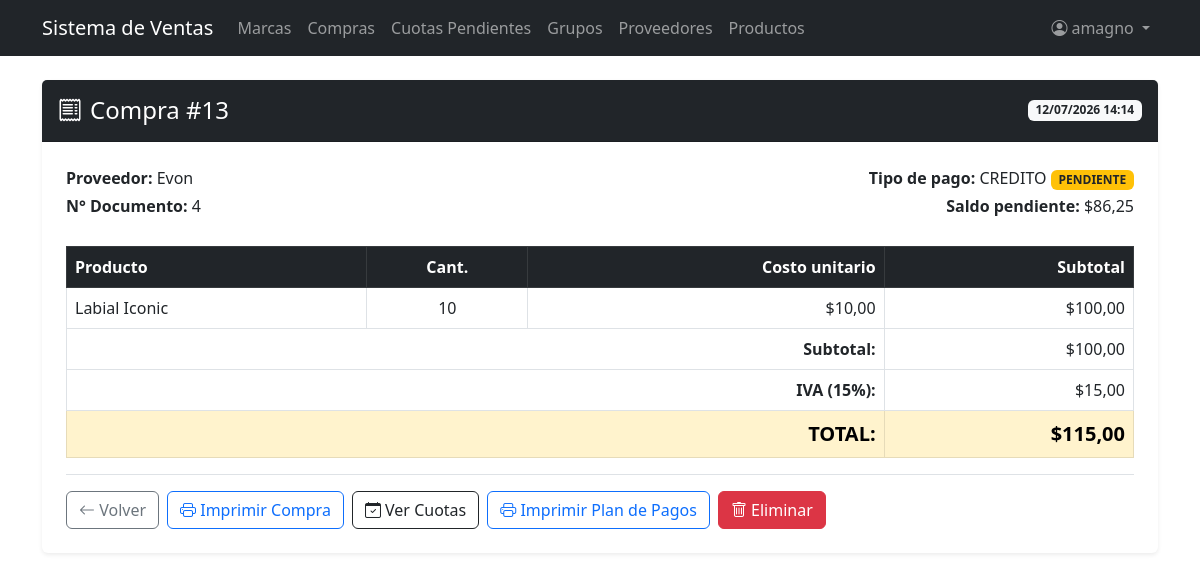
The app's page /purchases/13/ (signed in) with its own data.
### purchasing/models.py (models this page shows, shortened)
class Purchase(models.Model):
    supplier = models.ForeignKey(
        Supplier, on_delete=models.PROTECT, related_name='purchases',
        verbose_name='Proveedor'
    )
    document_number = models.CharField(
        max_length=20, verbose_name='Supplier Invoice No.'
    )
    purchase_date = models.DateTimeField(auto_now_add=True)
    subtotal = models.DecimalField(max_digits=12, decimal_places=2, default=0)
    tax = models.DecimalField(max_digits=12, decimal_places=2, default=0, verbose_name='Impuesto')
    total = models.DecimalField(max_digits=12, decimal_places=2, default=0)
    is_active = models.BooleanField(default=True)
    tipo_pago = models.CharField(
        max_length=10,
        choices=[("CONTADO", "CONTADO"), ("CREDITO", "CREDITO")],
        default="CONTADO",
        verbose_name="Tipo de pago",
    )
    saldo = models.DecimalField(max_digits=12, decimal_places=2, default=0)
    estado = models.CharField(
        max_length=15,
        choices=[("PENDIENTE", "PENDIENTE"), ("PAGADA", "PAGADA")],
        default="PENDIENTE",
    )
    class Meta:
        verbose_name = 'Purchase'
        verbose_name_plural = 'Purchases'
        ordering = ['-purchase_date']
        constraints = [
            models.UniqueConstraint(
                fields=['supplier', 'document_number'],
                name='unique_supplier_document'
            )
        ]

class PurchaseDetail(models.Model):
    purchase = models.ForeignKey(
        Purchase, on_delete=models.CASCADE, related_name='details',
        verbose_name='Compra'
    )
    product = models.ForeignKey(
        Product, on_delete=models.PROTECT, related_name='purchase_details',
        verbose_name='Producto'
    )
    quantity = models.PositiveIntegerField(default=1, verbose_name='Cantidad')
    unit_cost = models.DecimalField(max_digits=12, decimal_places=2, verbose_name='Costo unitario')
    subtotal = models.DecimalField(max_digits=12, decimal_places=2, default=0)

### billing/models.py (models this page shows, shortened)
class Supplier(models.Model):
    name = models.CharField(max_length=200, verbose_name='Nombre de la compañia')
    contact_name = models.CharField(max_length=200, blank=True, null=True, verbose_name='Nombre de contacto')
    email = models.EmailField(blank=True, null=True)
    phone = models.CharField(max_length=20, blank=True, null=True, verbose_name='Teléfono')
    address = models.TextField(blank=True, null=True, verbose_name='Dirección')
    is_active = models.BooleanField(default=True, verbose_name='Activo')
    created_at = models.DateTimeField(auto_now_add=True)
    updated_at = models.DateTimeField(auto_now=True)
    class Meta:
        verbose_name = 'Supplier'
        verbose_name_plural = 'Suppliers'
        ordering = ['name']
    def __str__(self): return self.name

class Product(models.Model):
    name = models.CharField(max_length=200, verbose_name='Nombre del producto')
    description = models.TextField(blank=True, null=True, verbose_name='Descripción')
    brand = models.ForeignKey(Brand, on_delete=models.PROTECT, related_name='products', verbose_name='Marca')
    group = models.ForeignKey(ProductGroup, on_delete=models.PROTECT, related_name='products', verbose_name='Grupo')
    suppliers = models.ManyToManyField(Supplier, related_name='products', blank=True, verbose_name='Proveedor')
    unit_price = models.DecimalField(max_digits=12, decimal_places=2, verbose_name='Precio unitario')
    stock = models.IntegerField(default=0, validators=[MinValueValidator(0)])
    image = models.ImageField(upload_to='products/', blank=True, null=True, verbose_name='Imagen')
    is_active = models.BooleanField(default=True, verbose_name='Activo')
    created_at = models.DateTimeField(auto_now_add=True)
    updated_at = models.DateTimeField(auto_now=True)
    class Meta:
        verbose_name = 'Product'
        verbose_name_plural = 'Products'
        ordering = ['name']

### purchasing/views.py (the view)
# urls.py: path('<int:pk>/', views.purchase_detail, name='purchase_detail'),
@login_required
@permission_required_with_message('purchasing.view_purchase', redirect_url='/')
def purchase_detail(request, pk):
    purchase = get_object_or_404(
        Purchase.objects.select_related('supplier')
                        .prefetch_related('details__product'),
        pk=pk
    )
    return render(request, 'purchasing/purchase_detail.html', {'purchase': purchase})

### security/templatetags/security_tags.py (called while the page is built)
@register.filter(name='role_badge_class')
def role_badge_class(role_name):
    return ROLE_BADGE_CLASSES.get(role_name, 'bg-secondary')

@register.filter(name='has_group')
def has_group(user, group_name):
    if not user.is_authenticated:
        return False
    if user.is_superuser:      # el superusuario ve todo
        return True
    return user.groups.filter(name=group_name).exists()

### purchasing/templates/purchasing/purchase_detail.html (shortened to what this page needs)
{% extends 'billing/base.html' %}
{% block content %}
<div class="card shadow-sm border-0 mb-4">
  <div class="card-header bg-dark text-white py-3 d-flex justify-content-between align-items-center">
    <h4 class="mb-0 d-flex align-items-center gap-2"><i class="bi bi-receipt"></i> Compra #{{ purchase.id }}</h4>
    <span class="badge bg-light text-dark">{{ purchase.purchase_date|date:"d/m/Y H:i" }}</span>
  </div>
  <div class="card-body p-4">
    <div class="row mb-4">
      <div class="col-md-6">
        <p class="mb-1"><strong>Proveedor:</strong> {{ purchase.supplier }}</p>
        <p class="mb-1"><strong>N° Documento:</strong> {{ purchase.document_number }}</p>
      </div>
      <div class="col-md-6 text-md-end">
        <p class="mb-1">
          <strong>Tipo de pago:</strong> {{ purchase.tipo_pago }}
          <span class="badge {% if purchase.estado == 'PAGADA' %}bg-success{% else %}bg-warning text-dark{% endif %}">{{ purchase.estado }}</span>
        </p>
        {% if purchase.tipo_pago == 'CREDITO' %}<p class="mb-1"><strong>Saldo pendiente:</strong> ${{ purchase.saldo }}</p>{% endif %}
      </div>
    </div>
    <div class="table-responsive">
      <table class="table table-bordered align-middle">
        <thead class="table-dark">
          <tr>
            <th>Producto</th>
            <th class="text-center">Cant.</th>
            <th class="text-end">Costo unitario</th>
            <th class="text-end">Subtotal</th>
          </tr>
        </thead>
        <tbody>
          {% for detail in purchase.details.all %}
          <tr>
            <td>{{ detail.product.name }}</td>
            <td class="text-center">{{ detail.quantity }}</td>
            <td class="text-end">${{ detail.unit_cost }}</td>
            <td class="text-end">${{ detail.subtotal }}</td>
          </tr>
          {% empty %}
          <tr><td colspan="4" class="text-center text-muted py-3">Sin líneas de detalle.</td></tr>
          {% endfor %}
        </tbody>
        <tfoot>
          <tr><td colspan="3" class="text-end fw-bold">Subtotal:</td><td class="text-end">${{ purchase.subtotal }}</td></tr>
          <tr><td colspan="3" class="text-end fw-bold">IVA (15%):</td><td class="text-end">${{ purchase.tax }}</td></tr>
          <tr class="table-warning"><td colspan="3" class="text-end fw-bold fs-5">TOTAL:</td><td class="text-end fw-bold fs-5">${{ purchase.total }}</td></tr>
        </tfoot>
      </table>
    </div>
    <div class="d-flex gap-2 border-top pt-3">
      <a href="{% url 'purchasing:purchase_list' %}" class="btn btn-outline-secondary"><i class="bi bi-arrow-left"></i> Volver</a>
      <a href="{% url 'purchasing:purchase_pdf' purchase.pk %}" target="_blank" class="btn btn-outline-primary"><i class="bi bi-printer"></i> Imprimir Compra</a>
      {% if purchase.tipo_pago == 'CREDITO' %}
      <a href="{% url 'creditos_compras:cuotas_compra' purchase.pk %}" class="btn btn-outline-dark"><i class="bi bi-calendar-check"></i> Ver Cuotas</a>
      <a href="{% url 'creditos_compras:plan_pagos_pdf' purchase.pk %}" target="_blank" class="btn btn-outline-primary"><i class="bi bi-printer"></i> Imprimir Plan de Pagos</a>
      {% endif %}
      {% if perms.purchasing.delete_purchase %}
      <a href="{% url 'purchasing:purchase_delete' purchase.pk %}" class="btn btn-danger"><i class="bi bi-trash"></i> Eliminar</a>
      {% endif %}
    </div>
  </div>
</div>
{% endblock %}

### billing/templates/billing/base.html (shortened to what this page needs)
{% load security_tags %}
<!DOCTYPE html>
<html lang="es">
<head>
  <link href="https://cdn.jsdelivr.net/npm/bootstrap@5.3.0/dist/css/bootstrap.min.css" rel="stylesheet">
  <link href="https://cdn.jsdelivr.net/npm/bootstrap-icons@1.11.3/font/bootstrap-icons.min.css" rel="stylesheet">
</head>
<body>
<nav class="navbar navbar-expand-lg navbar-dark bg-dark">
  <div class="container">
    <a class="navbar-brand" href="{% url 'billing:home' %}">Sistema de Ventas</a>
    <div class="collapse navbar-collapse" id="nav">
      <ul class="navbar-nav me-auto">
        {% if user.is_authenticated %}
        {% if perms.billing.view_brand %}
        <li class="nav-item"><a class="nav-link" href="{% url 'billing:brand_list' %}">Marcas</a></li>
        {% endif %}
        {% if perms.purchasing.view_purchase %}
        <li class="nav-item"><a class="nav-link" href="{% url 'purchasing:purchase_list' %}">Compras</a></li>
        <li class="nav-item"><a class="nav-link" href="{% url 'creditos_compras:cuotas_pendientes' %}">Cuotas Pendientes</a></li>
        {% endif %}
        {% if perms.billing.view_productgroup %}
        <li class="nav-item"><a class="nav-link" href="{% url 'billing:productgroup_list' %}">Grupos</a></li>
        {% endif %}
        {% if perms.billing.view_supplier %}
        <li class="nav-item"><a class="nav-link" href="{% url 'billing:supplier_list' %}">Proveedores</a></li>
        {% endif %}
        {% if perms.billing.view_product %}
        <li class="nav-item"><a class="nav-link" href="{% url 'billing:product_list' %}">Productos</a></li>
        {% endif %}
        {% endif %}
      </ul>
      <ul class="navbar-nav">
        {% if user.is_authenticated %}
        {% with role=user.groups.first %}
        <li class="nav-item dropdown">
          <a class="nav-link dropdown-toggle" href="#" data-bs-toggle="dropdown">
            <i class="bi bi-person-circle me-1"></i>{{ user.username }}
          </a>
        </li>
        {% endwith %}
        {% else %}
        <li class="nav-item">
          <a class="nav-link" href="{% url 'security:login' %}">Login</a>
        </li>
        {% endif %}
      </ul>
    </div>
  </div>
</nav>
<div class="container mt-4">
  {% block content %}
  {% endblock %}
</div>
</body>
</html>

### records on screen
Purchase: id "13", purchase_date "12/07/2026 14:14", supplier "Evon", document_number "4", tipo_pago "CREDITO", estado "PENDIENTE", saldo "86,25", subtotal "100,00", tax "15,00", total "115,00"
PurchaseDetail: product.name "Labial Iconic", quantity "10", unit_cost "10,00", subtotal "100,00"

### other values on screen
{{ user.username }} "amagno"
